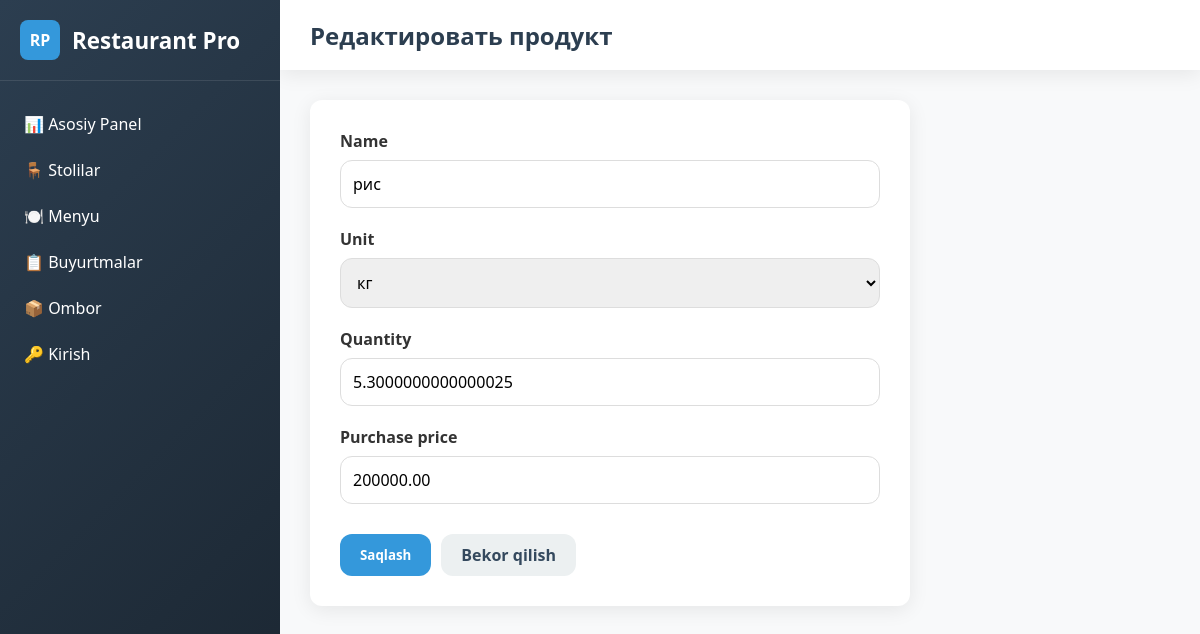
Page /stock/1/edit/ on the earlier database version.
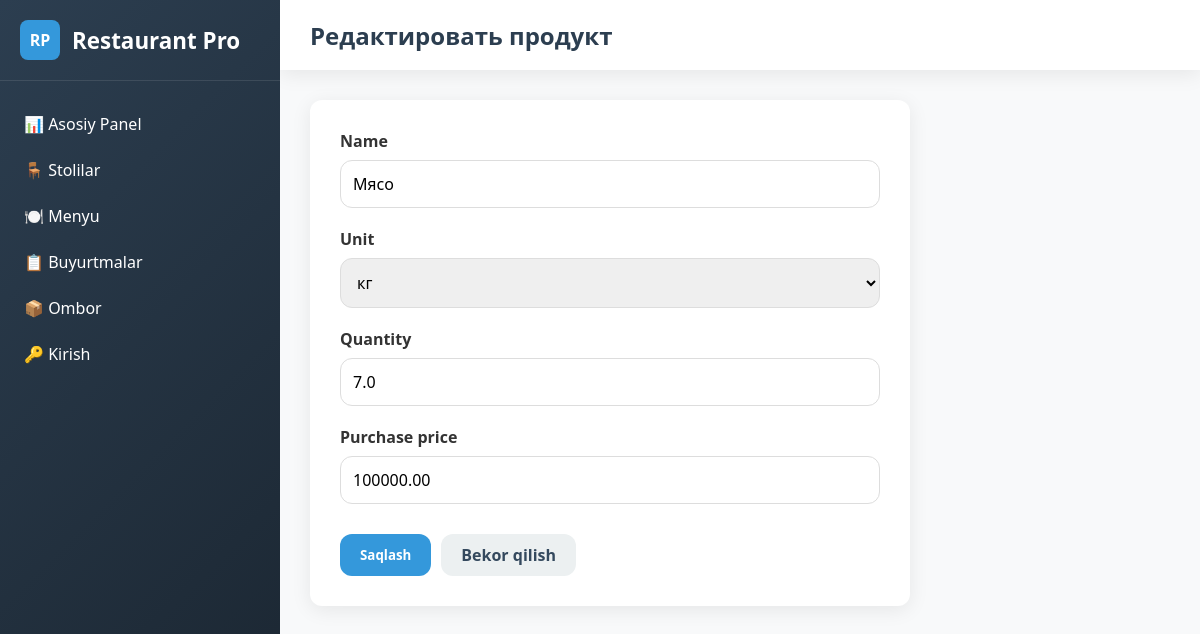
Same page on the later database version.
### main/models.py (models this page shows, shortened)
class Product(models.Model):
    name = models.CharField(max_length=100)
    unit = models.CharField(max_length=20, choices=[
        ('kg', 'кг'), ('liters', 'л'), ('pieces', 'шт'), ('g', 'г')
    ])
    quantity = models.FloatField(default=0)
    reserved_quantity = models.FloatField(default=0)  # Новое поле для резервирования
    purchase_price = models.DecimalField(max_digits=10, decimal_places=2)

### main/views.py (the view)
# urls.py: path('stock/<int:product_id>/edit/', product_edit, name='product_edit'),
def product_edit(request, product_id):
    product = get_object_or_404(Product, id=product_id)
    if request.method == 'POST':
        form = ProductForm(request.POST, instance=product)
        if form.is_valid():
            form.save()
            messages.success(request, 'Продукт успешно обновлен!')
            return redirect('stock')
    else:
        form = ProductForm(instance=product)
    return render(request, 'product_form.html', {'form': form, 'title': 'Редактировать продукт'})

### main/forms.py
class ProductForm(forms.ModelForm):
    class Meta:
        model = Product
        fields = ['name', 'unit', 'quantity', 'purchase_price']
        widgets = {
            'name': forms.TextInput(attrs={'class': 'form-control', 'placeholder': 'Название продукта'}),
            'unit': forms.Select(attrs={'class': 'form-control'}),
            'quantity': forms.NumberInput(attrs={'class': 'form-control', 'step': '0.001'}),
            'purchase_price': forms.NumberInput(attrs={'class': 'form-control', 'step': '0.01'}),
        }
    def __init__(self, *args, **kwargs):
        super().__init__(*args, **kwargs)
        self.fields['unit'].choices = Product._meta.get_field('unit').choices

### templates/product_form.html (shortened to what this page needs)
{% extends 'base.html' %}
{% block page_title %}{{ title }}{% endblock %}
{% block content %}
<div style="max-width: 600px; background: white; padding: 30px; border-radius: var(--border-radius); box-shadow: var(--shadow);">
    <form method="post">
        {% for field in form %}
        <div class="form-group">
            <label class="form-label">{{ field.label }}</label>
            {{ field }}
        </div>
        {% endfor %}
        <div style="display: flex; gap: 10px; margin-top: 30px;">
            <button type="submit" class="btn btn-primary">Saqlash</button>
            <a href="{% url 'stock' %}" class="btn" style="background: var(--light); color: var(--dark);">Bekor qilish</a>
        </div>
    </form>
</div>
{% endblock %}

Differences in the rows shown:
changed Product "кг": name "рис" → "Мясо"; quantity "5.3000000000000025" → "7.0"; purchase_price "200000.00" → "100000.00"
